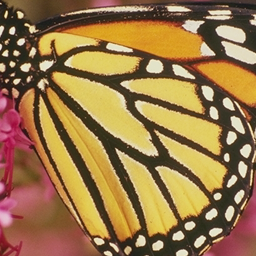
#> input picture Bicubic/butterfly.png, 256 x 256 px
$ python bicubic.py
#> lines starting #> are read from the running program, lines starting #| are printed output that depends on the picture; after the words box and inside, x2 and y2 are one past the last pixel; in counts of white or black regions, pixels touching at a corner belong together
#> further down, img is the input picture: shape (256, 256, 3); mean B, G, R 72.8, 119.2, 153
import cv2
import numpy as np
import math
import sys, time

# Interpolation kernel
def u(s,a):
    if (abs(s) >=0) & (abs(s) <=1):
        return (a+2)*(abs(s)**3)-(a+3)*(abs(s)**2)+1
    elif (abs(s) > 1) & (abs(s) <= 2):
        return a*(abs(s)**3)-(5*a)*(abs(s)**2)+(8*a)*abs(s)-4*a
    return 0

#Paddnig
def padding(img,H,W,C):
#> called with H = 256, W = 256, C = 3
    zimg = np.zeros((H+4,W+4,C))
    zimg[2:H+2,2:W+2,:C] = img
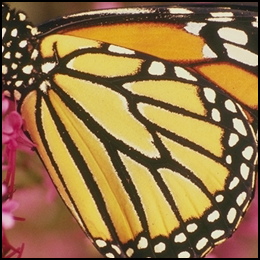
#> zimg: shape (260, 260, 3) float64; mean B, G, R 70.6, 115.6, 148.3
    #Pad the first/last two col and row
    zimg[2:H+2,0:2,:C]=img[:,0:1,:C]
    zimg[H+2:H+4,2:W+2,:]=img[H-1:H,:,:]
    zimg[2:H+2,W+2:W+4,:]=img[:,W-1:W,:]
    zimg[0:2,2:W+2,:C]=img[0:1,:,:C]
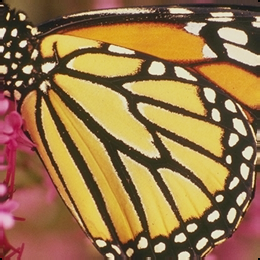
#> zimg: shape (260, 260, 3) float64; mean B, G, R 72.8, 118.1, 152.3
    #Pad the missing eight points
    zimg[0:2,0:2,:C]=img[0,0,:C]
#> zimg: shape (260, 260, 3) float64; 0.01% of pixels changed, all inside (x1, y1, x2, y2) = (0, 0, 2, 2)
    zimg[H+2:H+4,0:2,:C]=img[H-1,0,:C]
#> zimg: shape (260, 260, 3) float64; mean B, G, R 72.8, 118.1, 152.3
    zimg[H+2:H+4,W+2:W+4,:C]=img[H-1,W-1,:C]
#> zimg: shape (260, 260, 3) float64; mean B, G, R 72.8, 118.1, 152.3
    zimg[0:2,W+2:W+4,:C]=img[0,W-1,:C]
#> zimg: shape (260, 260, 3) float64; mean B, G, R 72.8, 118.1, 152.3
    return zimg

# https://github.com/yunabe/codelab/blob/master/misc/terminal_progressbar/progress.py
def get_progressbar_str(progress):
    END = 170
    MAX_LEN = 30
    BAR_LEN = int(MAX_LEN * progress)
    return ('Progress:[' + '=' * BAR_LEN +
            ('>' if BAR_LEN < MAX_LEN else '') +
            ' ' * (MAX_LEN - BAR_LEN) +
            '] %.1f%%' % (progress * 100.))

# Bicubic operation
def bicubic(img, ratio, a):
    #Get image size
    H,W,C = img.shape

    img = padding(img,H,W,C)
    #Create new image
    dH = math.floor(H*ratio)
#> dH = 384
    dW = math.floor(W*ratio)
#> dW = 384
    dst = np.zeros((dH, dW, 3))

    h = 1/ratio

    print('Start bicubic interpolation')
    print('It will take a little while...')
    inc = 0
    for c in range(C):
        for j in range(dH):
            for i in range(dW):
                x, y = i * h + 2 , j * h + 2

                x1 = 1 + x - math.floor(x)
                x2 = x - math.floor(x)
                x3 = math.floor(x) + 1 - x
                x4 = math.floor(x) + 2 - x

                y1 = 1 + y - math.floor(y)
                y2 = y - math.floor(y)
                y3 = math.floor(y) + 1 - y
                y4 = math.floor(y) + 2 - y

                mat_l = np.matrix([[u(x1,a),u(x2,a),u(x3,a),u(x4,a)]])
                mat_m = np.matrix([[img[int(y-y1),int(x-x1),c],img[int(y-y2),int(x-x1),c],img[int(y+y3),int(x-x1),c],img[int(y+y4),int(x-x1),c]],
                                   [img[int(y-y1),int(x-x2),c],img[int(y-y2),int(x-x2),c],img[int(y+y3),int(x-x2),c],img[int(y+y4),int(x-x2),c]],
                                   [img[int(y-y1),int(x+x3),c],img[int(y-y2),int(x+x3),c],img[int(y+y3),int(x+x3),c],img[int(y+y4),int(x+x3),c]],
                                   [img[int(y-y1),int(x+x4),c],img[int(y-y2),int(x+x4),c],img[int(y+y3),int(x+x4),c],img[int(y+y4),int(x+x4),c]]])
                mat_r = np.matrix([[u(y1,a)],[u(y2,a)],[u(y3,a)],[u(y4,a)]])
                dst[j, i, c] = np.dot(np.dot(mat_l, mat_m),mat_r)

                # Print progress
                inc = inc + 1
                sys.stderr.write('\r\033[K' + get_progressbar_str(inc/(C*dH*dW)))
                sys.stderr.flush()
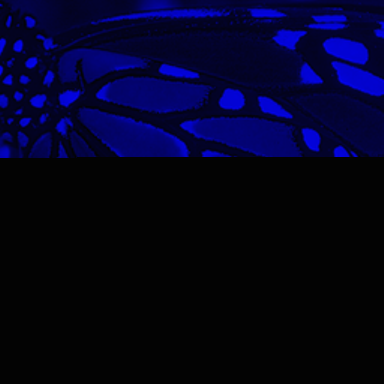
#> dst: shape (384, 384, 3) float64; mean B, G, R 28.5, 0, 0; drawn with min black and max white
    sys.stderr.write('\n')
    sys.stderr.flush()
    return dst

# Read image
img = cv2.imread('butterfly.png')

# Scale factor
ratio = 1.5
# Coefficient
a = -1/2

#> (the run stopped early here; a loop or call above may not have finished)
